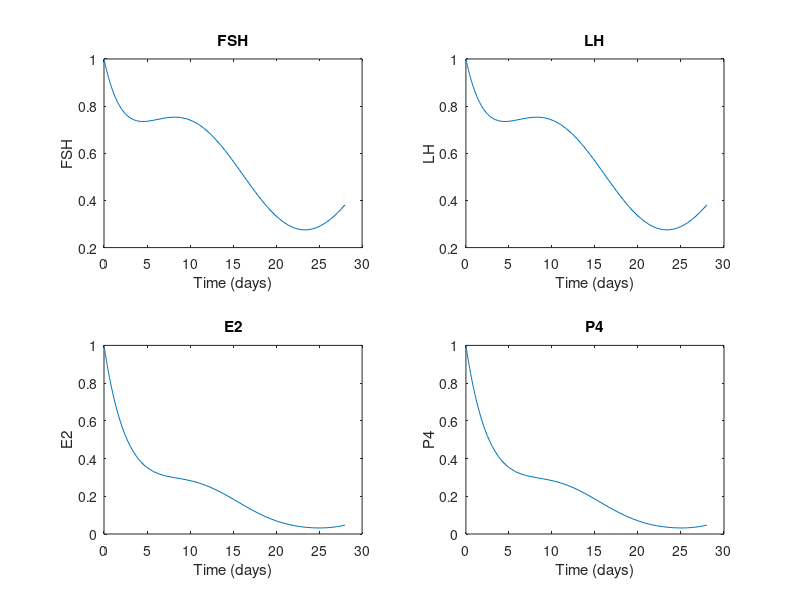

This chart was generated by the following MATLAB code: (Note: this script raises an error after producing the figure.)
% Parameters
rF = 0.192;
rL = 0.192;
rE = 0.16;
rP = 0.16;
dF = 0.4;
dL = 0.4;
dE = 0.4;
dP = 0.4;
alphaF = 0.2;
alphaL = 0.2;
KmE = 0.8;
KmP = 0.8;
tauH = 28;
tauG = 28;

% Hormone functions
H = @(t) 1 + 0.5 * sin(2 * pi * t / tauH);
G = @(t) 1 + 0.5 * sin(2 * pi * t / tauG);

% ODEs
dFSHdt = @(t, FSH, LH, E2, P4) rF * H(t) * (1 + alphaF * E2) - dF * FSH;
dLHdt = @(t, FSH, LH, E2, P4) rL * H(t) * (1 + alphaL * E2) - dL * LH;
dE2dt = @(t, FSH, LH, E2, P4) rE * G(t) * FSH^2 / (KmE^2 + FSH^2) - dE * E2;
dP4dt = @(t, FSH, LH, E2, P4) rP * G(t) * LH^2 / (KmP^2 + LH^2) - dP * P4;

% System of ODEs
hormone_system = @(t, y) [dFSHdt(t, y(1), y(2), y(3), y(4));
                          dLHdt(t, y(1), y(2), y(3), y(4));
                          dE2dt(t, y(1), y(2), y(3), y(4));
                          dP4dt(t, y(1), y(2), y(3), y(4))];

% Initial conditions and time span
initial_conditions = [1, 1, 1, 1];
t_span = [0, 28];

% Solve ODEs
[t, y] = ode45(hormone_system, t_span, initial_conditions);

% Plot results
figure;
subplot(2, 2, 1);
plot(t, y(:, 1));
xlabel('Time (days)');
ylabel('FSH');
title('FSH');

subplot(2, 2, 2);
plot(t, y(:, 2));
xlabel('Time (days)');
ylabel('LH');
title('LH');

subplot(2, 2, 3);
plot(t, y(:, 3));
xlabel('Time (days)');
ylabel('E2');
title('E2');

subplot(2, 2, 4);
plot(t, y(:, 4));
xlabel('Time (days)');
ylabel('P4');
title('P4');

sgtitle('Hormone Concentrations in the Female Reproductive Cycle');
